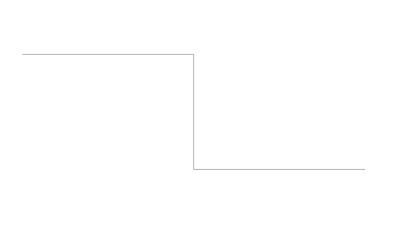
#> input picture maze/maze.png, 412 x 230 px, found by its file name
$ python mazeAsCoordinates.py
#> lines starting #> are read from the running program, lines starting #| are printed output that depends on the picture; after the words box and inside, x2 and y2 are one past the last pixel; in counts of white or black regions, pixels touching at a corner belong together

import cv2
import numpy as np
from pathlib import Path

# make image bnw
# pass through canny edge detector
path = '/home/ben/Desktop/laserHTN/maze/maze.png'
image = cv2.imread(path)
#> image is the input picture: shape (230, 412, 3); min 183, max 255, mean 254.6
medianPixelVal = np.median(image)
#> medianPixelVal = 255
sigma = 0.33
lower = int(max(0, (1.0 - sigma) * medianPixelVal))
#> lower = 170
upper = int(min(255, (1.0 + sigma) * medianPixelVal))
#> upper = 255
image = cv2.Canny(image, lower, upper)
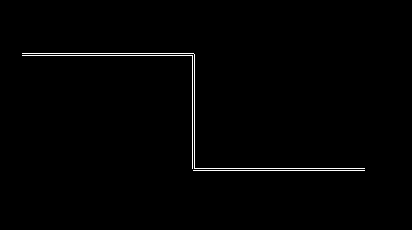
#> image: shape (230, 412); 0.96% white in thin lines or dots, all inside (x1, y1, x2, y2) = (22, 53, 365, 171)
cv2.imwrite('canny_maze.png', image)
